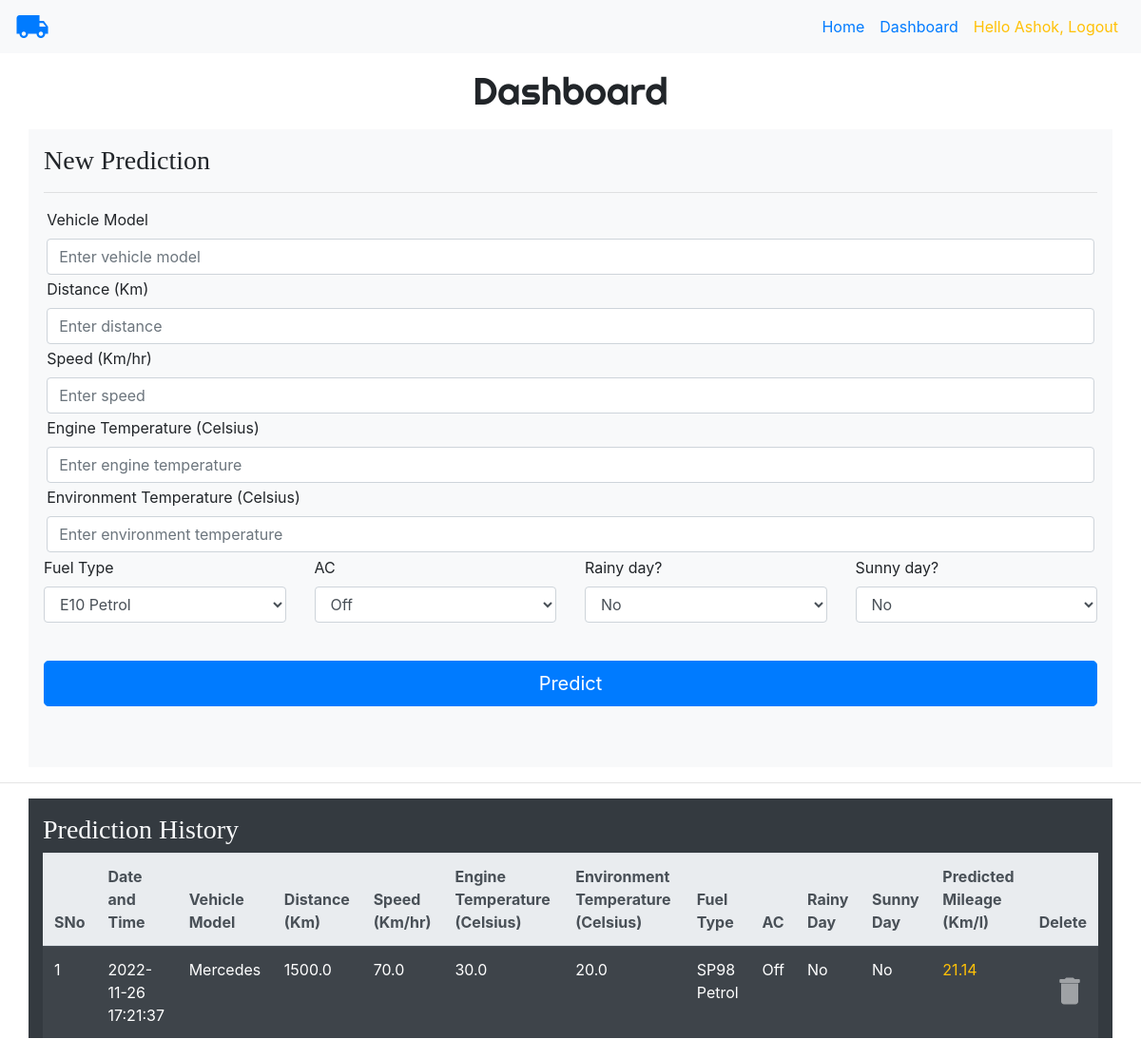
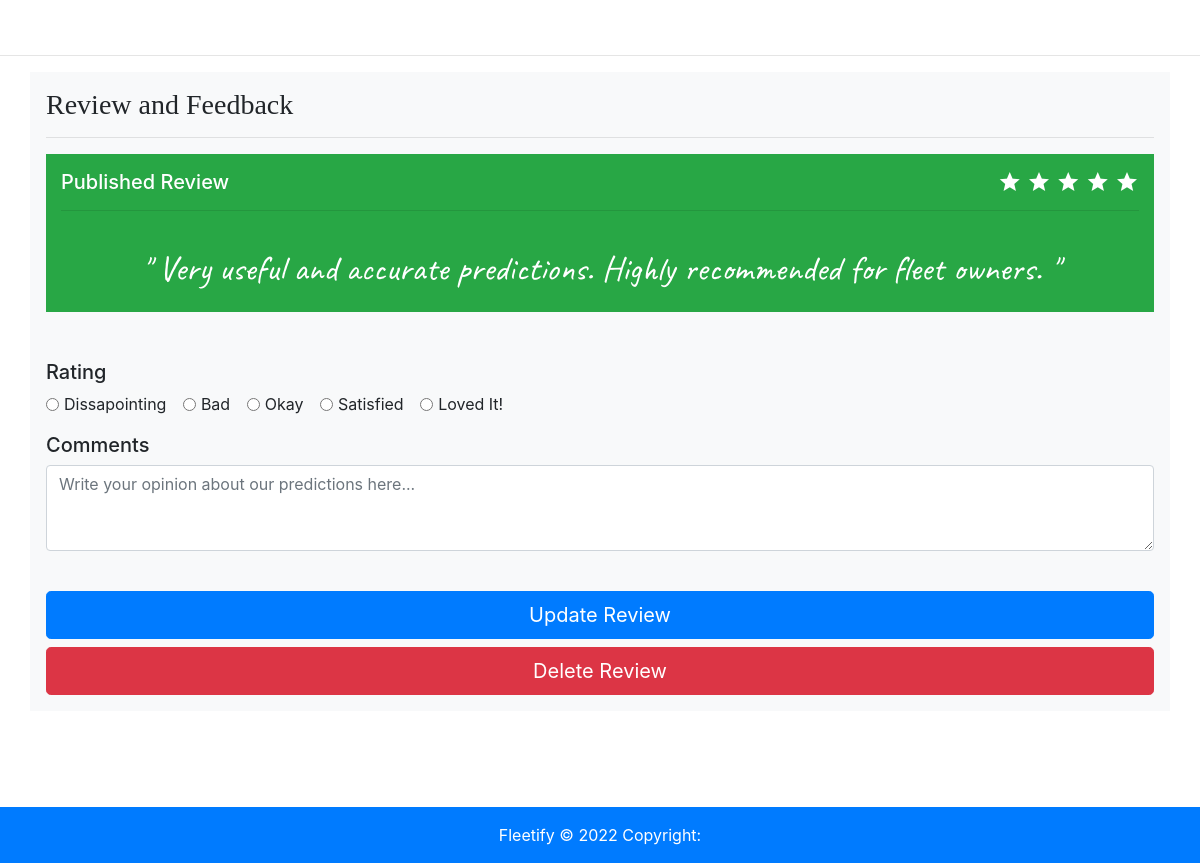
Page /dashboard (signed in) on the committed database (2 pictures, top to bottom).
### IBM Flask App/website/models.py (models this page shows)
class User(db.Model, UserMixin):
    id = db.Column(db.Integer, primary_key=True)
    email = db.Column(db.String(150), unique=True)
    password = db.Column(db.String(30))
    first_name = db.Column(db.String(30))
    last_name = db.Column(db.String(30))
    rating = db.Column(db.Integer)
    text = db.Column(db.String(300))
    predictions = db.relationship('Prediction')

class Prediction(db.Model):
    id = db.Column(db.Integer, primary_key=True)
    vmodel=db.Column(db.String(100))
    distance = db.Column(db.Float)
    speed = db.Column(db.Float)
    temp_inside = db.Column(db.Float)
    temp_outside = db.Column(db.Float)
    gas_type = db.Column(db.Integer)
    ac = db.Column(db.Integer)
    rain = db.Column(db.Integer)
    sun = db.Column(db.Integer)
    consume = db.Column(db.Float)
    date = db.Column(db.DateTime(timezone=True), default=func.now())
    user_id = db.Column(db.Integer, db.ForeignKey('user.id'))

### IBM Flask App/website/views.py (the view, shortened to what this page needs)
@views.route('/dashboard', methods=['GET', 'POST'])
@login_required
def dashboard():
    result=1
    display="none"
    reviewdisplay="block"
    reviewbtn="Update Review"
    userreview=""
    stars=0
    if current_user.text is None:
        reviewdisplay="none"
        reviewbtn="Publish"
    else:
        userreview=current_user.text
        stars=int(current_user.rating)
    return render_template("dashboard.html", user=current_user, prediction_result=result, display=display, reviewdisplay=reviewdisplay,userreview=userreview,reviewbtn=reviewbtn,stars=stars)

### IBM Flask App/website/__init__.py (called while the page is built)
def create_app():
    app = Flask(__name__)
    app.config['MAIL_SERVER']='smtp.gmail.com'
    app.config['MAIL_PORT']=465
    app.config['MAIL_USERNAME']='fleetify.official@gmail.com'
    app.config['MAIL_PASSWORD']='velrsrkermbvehyh'
    app.config['MAIL_USE_TLS']=False
    app.config['MAIL_USE_SSL']=True
    app.config['SECRET_KEY'] = os.urandom(12)
    app.config['SQLALCHEMY_DATABASE_URI'] = f'sqlite:///{DB_NAME}'
    db.init_app(app)
    from .views import views
    from .auth import auth
    app.register_blueprint(views, url_prefix='/')
    app.register_blueprint(auth, url_prefix='/')
    from .models import User
    with app.app_context():
        db.create_all()
    login_manager = LoginManager()
    login_manager.login_view = 'auth.login'
    login_manager.init_app(app)
    @login_manager.user_loader
    def load_user(id):
        return User.query.get(int(id))
    return app

### IBM Flask App/website/templates/dashboard.html (shortened to what this page needs)
{% extends "base.html" %} {% block title %}Dashboard{% endblock %} {% block content
%}
<h1 align="center">Dashboard</h1>
<div class="container pt-3 bg-light">
  <form method="POST">
  <h3>New Prediction</h3>
  <hr>
  <div class="form-group row">
    <label for="vmodel">Vehicle Model</label>
    <input
      type="text"
      class="form-control"
      id="vmodel"
      name="vmodel"
      placeholder="Enter vehicle model"
    />
  </div>
    <div class="form-group row">
      <label for="email">Distance (Km)</label>
      <input
        type="text"
        class="form-control"
        id="distance"
        name="distance"
        placeholder="Enter distance"
      />
    </div>
    <div class="form-group row">
      <label for="speed">Speed (Km/hr)</label>
      <input
        type="text"
        class="form-control"
        id="speed"
        name="speed"
        placeholder="Enter speed"
      />
    </div>
    <div class="form-group row">
      <label for="temp_inside">Engine Temperature (Celsius)</label>
      <input
        type="text"
        class="form-control"
        id="temp_inside"
        name="temp_inside"
        placeholder="Enter engine temperature"
      />
    </div>
    <div class="form-group row">
      <label for="temp_outside">Environment Temperature (Celsius)</label>
      <input
        type="text"
        class="form-control"
        id="temp_outside"
        name="temp_outside"
        placeholder="Enter environment temperature"
      />
    </div>
    <div class="row">
      <div class="form-group col">
        <label for="gas_type">Fuel Type</label>
        <select class="form-control" id="gas_type" name="gas_type">
          <option value="0">E10 Petrol</option>
        </select>
      </div>
      <div class="form-group col">
        <label for="ac">AC </label>
        <select class="form-control" id="ac" name="ac">
          <option value="0">Off</option>
        </select>
      </div>
      <div class="form-group col">
        <label for="rain">Rainy day?</label>
        <select class="form-control" id="rain" name="rain">
          <option value="0">No</option>
        </select>
      </div>
      <div class="form-group col">
        <label for="sun">Sunny day? </label>
        <select class="form-control" id="sun" name="sun">
          <option value="0">No</option>
        </select>
      </div>
    </div>
    <br/>
    <button type="submit" class="btn btn-primary btn-lg btn-block" name="newprediction">Predict</button>
    <br/>
  </form>
  <br/>
</div>
<hr>
<div class="container bg-dark pt-3 text-light" >
  <h3>Prediction History</h3>
  <table class="table table-hover table-striped table-dark" id="historytable">
    <tr>
    <thead class="thead-light">
      <th>SNo</th>
      <th>Date and Time</th>
      <th>Vehicle Model</th>
      <th>Distance (Km)</th>
      <th>Speed (Km/hr)</th>
      <th>Engine Temperature (Celsius)</th>
      <th>Environment Temperature (Celsius)</th>
      <th>Fuel Type</th>
      <th>AC</th>
      <th>Rainy Day</th>
      <th>Sunny Day</th>
      <th>Predicted Mileage (Km/l)</th>
      <th>Delete</th>
    </thead>
  </tr>
  {% for pred in user.predictions %}
  <tr>
    <td class="counterCell"></td>
    <td>{{pred.date}}</td>
    <td>{{pred.vmodel}}</td>
    <td>{{pred.distance}}</td>
    <td>{{pred.speed}}</td>
    <td>{{pred.temp_inside}}</td>
    <td>{{pred.temp_outside}}</td>
    <td>{% if pred.gas_type==0 %}
        <span>E10 Petrol</span>
        {% else %}
        <span>SP98 Petrol</span>
        {% endif %}
    </td>
    <td>{% if pred.ac==0 %}
      <span>Off</span>
      {% else %}
      <span>On</span>
      {% endif %}
  </td>
  <td>{% if pred.rain==1 %}
    <span>Yes</span>
    {% else %}
    <span>No</span>
    {% endif %}
  </td>
  <td>{% if pred.sun==1 %}
    <span>Yes</span>
    {% else %}
    <span>No</span>
    {% endif %}
  </td>
  <td class="text-warning">{{(100/pred.consume) | round(2)}}</td>
  <td class="align-middle">
    <button type="button" class="close" onClick="deleteNote({{ pred.id }})">
      <span class="material-icons md-light md-36">
        </span>
    </button>
  </td>
  </tr>
  {%endfor%}
  </table>
</div>
<br>
<hr>
<div class="container pt-3 bg-light">
  <form method="POST">
  <h3>Review and Feedback</h3>
  <hr>
  <div class="container pt-3 bg-success text-white" style="display:{{reviewdisplay}}">
    <h5>Published Review
      <span class="pull-right">
        {% for stars in range(stars) %}
        <span class="material-icons">
        </span>
        {% endfor %}
      </span>
    </h5>
    <hr>
    <div class="d-flex justify-content-center" style="font-family:'Caveat';font-size:2.2rem;padding:1rem;">" {{userreview}} "</div>
  </div>
  <br><br>
  <div class="form-group">
    <label class="h5" for="rating">Rating</label>
  <br>
  <div class="form-check form-check-inline">
    <input class="form-check-input" type="radio" name="rating" id="inlineRadio1" value="1">
    <label class="form-check-label" for="inlineRadio1">Dissapointing</label>
  </div>
  <div class="form-check form-check-inline">
    <input class="form-check-input" type="radio" name="rating" id="inlineRadio2" value="2">
    <label class="form-check-label" for="inlineRadio2">Bad</label>
  </div>
  <div class="form-check form-check-inline">
    <input class="form-check-input" type="radio" name="rating" id="inlineRadio3" value="3">
    <label class="form-check-label" for="inlineRadio3">Okay</label>
  </div>
  <div class="form-check form-check-inline">
    <input class="form-check-input" type="radio" name="rating" id="inlineRadio2" value="4">
    <label class="form-check-label" for="inlineRadio2">Satisfied</label>
  </div>
  <div class="form-check form-check-inline">
    <input class="form-check-input" type="radio" name="rating" id="inlineRadio3" value="5">
    <label class="form-check-label" for="inlineRadio3">Loved It!</label>
  </div>
  </div>
    <div class="form-group">
      <label class="h5" for="comment">Comments</label>
      <textarea
        class="form-control"
        id="comment"
        name="comment"
        maxlength="300"
        rows="3"
        placeholder="Write your opinion about our predictions here..."
      ></textarea>
    </div>
    <br/>
    <button type="submit" class="btn btn-primary btn-lg btn-block" name="submitreview">{{reviewbtn}}</button>
    <button type="button" style="display:{{reviewdisplay}}" class="btn btn-danger btn-lg btn-block" name="deletereview" onClick="deleteReview({{user.id}})">Delete Review</button>
  </form>
</div>
{% endblock %}

### IBM Flask App/website/templates/base.html (shortened to what this page needs)
<!DOCTYPE html>
<html>
  <head>
    <link
      rel="stylesheet"
      href="https://stackpath.bootstrapcdn.com/bootstrap/4.4.1/css/bootstrap.min.css"
    />
    <link
      rel="stylesheet"
      href="https://stackpath.bootstrapcdn.com/font-awesome/4.7.0/css/font-awesome.min.css"
    />
    <link href="https://gitcdn.github.io/bootstrap-toggle/2.2.2/css/bootstrap-toggle.min.css" rel="stylesheet">
    <link rel="stylesheet" href="../static/style.css"/>
  </head>
  <body>
    <nav class="navbar navbar-expand-lg bg-light">
      <div class="collapse navbar-collapse" id="navbar">
        <a href="/"><span class="material-icons md-36 pull-left">
          </span>
        </a>
        <div class="navbar-nav ml-auto">
          <a class="nav-item nav-link" id="home" href="/">Home</a>
          {% if user.is_authenticated %}
          <a class="nav-item nav-link" id="dashboard" href="/dashboard">Dashboard</a>
          <a class="nav-item nav-link text-warning" id="logout" href="/logout">Hello {{user.first_name}}, Logout</a>
          {% else %}
          <a class="nav-item nav-link" id="login" href="/login">Login</a>
          <a class="nav-item nav-link" id="signUp" href="/sign-up">Sign Up</a>
          {% endif %}
        </div>
      </div>
    </nav>
    <div id="wrap">
      <div id="main">
          {% block content %} {% endblock %}
      </div>
    </div>
<footer class="page-footer bg-primary text-white">
  <div class="footer-copyright text-center py-3">Fleetify © 2022 Copyright:
  </div>
</footer>
  </body>
</html>

### IBM Flask App/website/static/style.css (style rules this page uses)
body,html { margin: 0px; height: 100%; }
#wrap { min-height: 85%; }
#main { overflow: auto; padding-bottom: 5rem; }
.container.pt-3.bg-light { padding:1rem; margin-bottom:1rem; }
.form-group.row { margin:0.2rem; }
#historytable { counter-reset: tableCount; }
.counterCell:before { content: counter(tableCount); counter-increment: tableCount; }
h1 { margin: 1rem; font-family: 'Righteous'; }
h3 { font-family:Georgia, 'Times New Roman', Times, serif; }
.material-icons.md-light { color: rgba(255, 255, 255, 1); }
.material-icons.md-36 { font-size: 36px; }

### rows in the picture
User: first_name "Ashok", text "Very useful and accurate predictions. Highly recommended for fleet owners."
Prediction: date "2022-11-26 17:21:37", vmodel "Mercedes", distance "1500.0", speed "70.0", temp_inside "30.0", temp_outside "20.0", gas_type "SP98 Petrol", ac "Off", rain "No", sun "No", (100/pred.consume)|round(2) "21.14"

### other values in the picture
{{ reviewbtn }} "Update Review"
